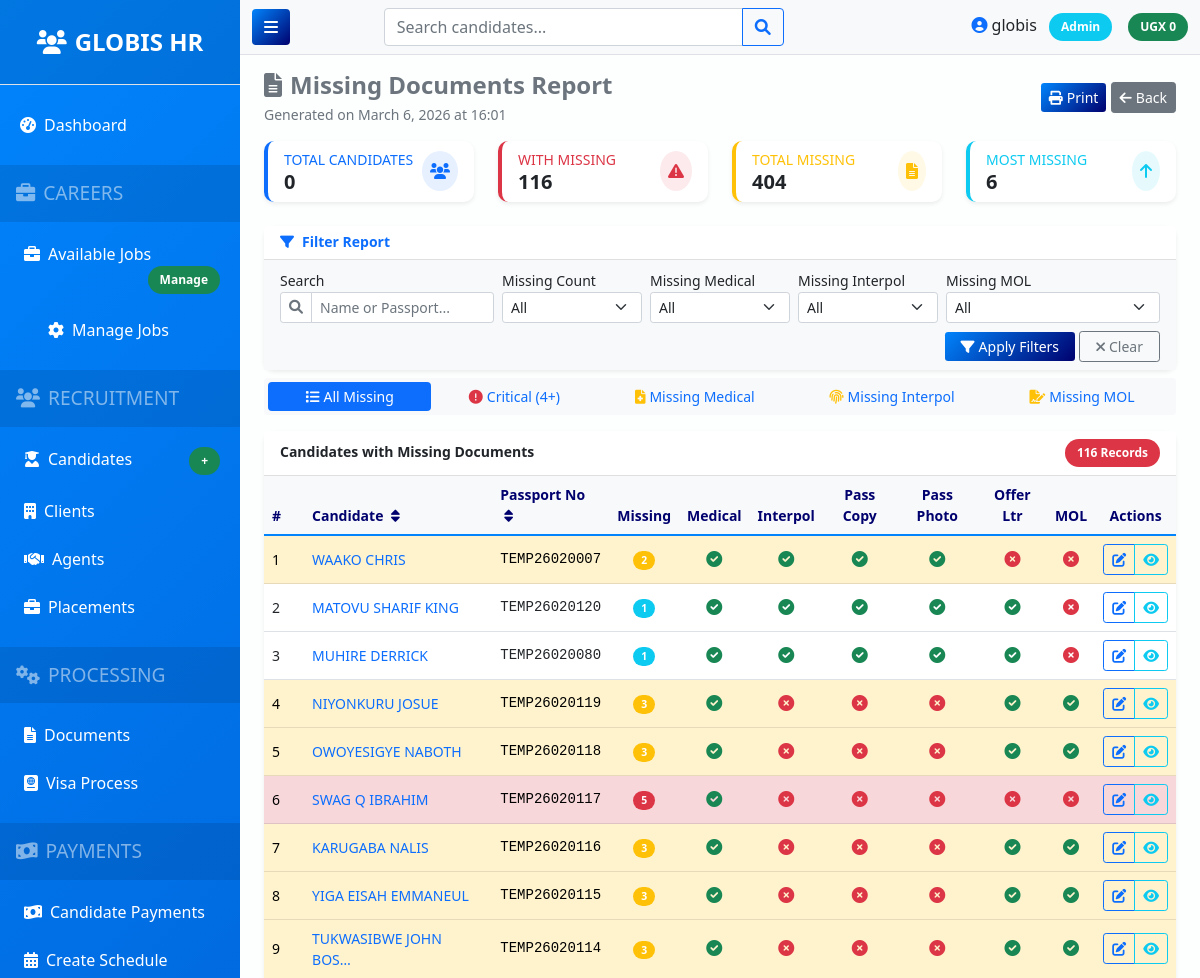
Before: /reports/missing-documents/ (signed in, upper part) with the older database file.
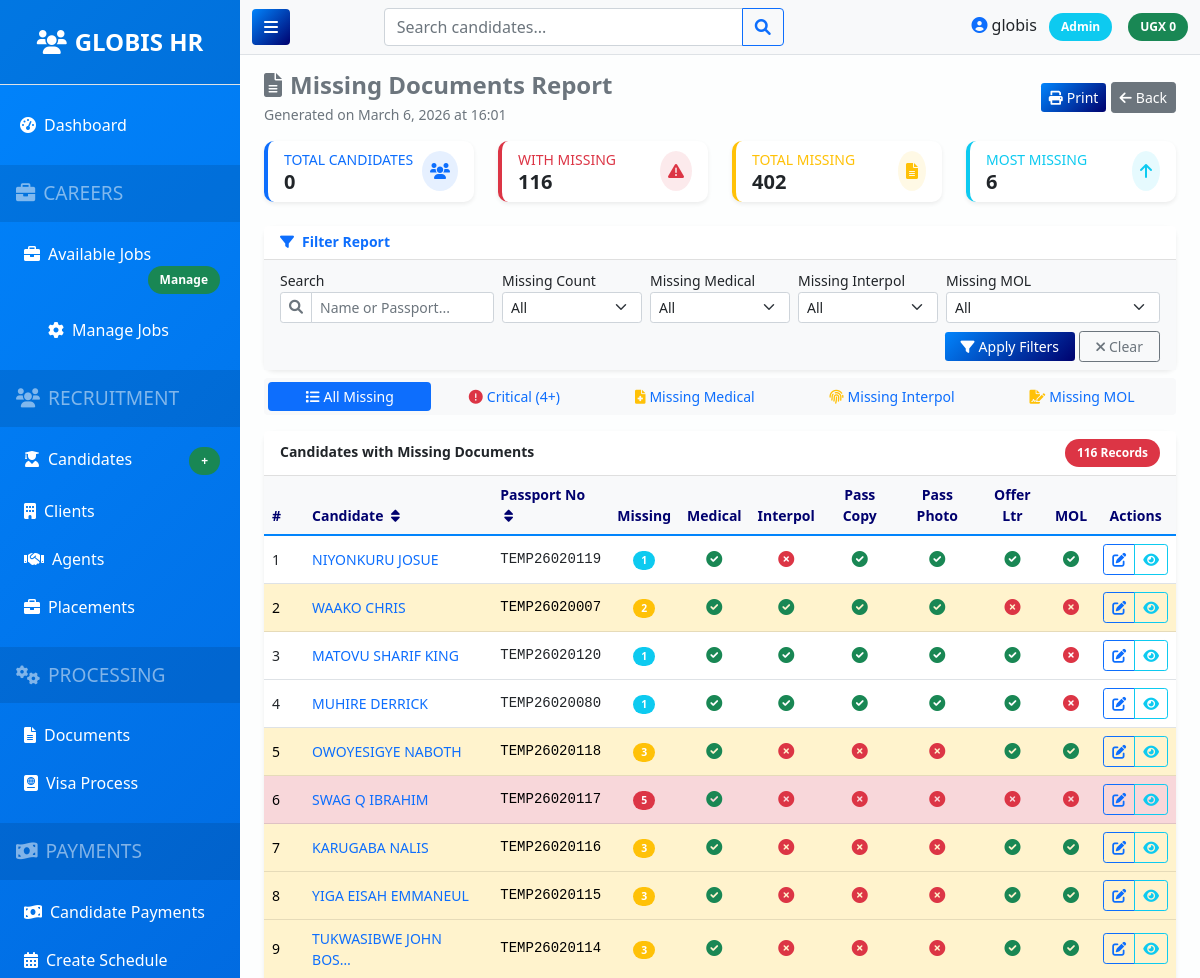
After: the same page with the newer database file.
### apps/documents/models.py (models this page shows, shortened)
class DocumentStatus(models.Model):
    candidate = models.OneToOneField(
        Candidate,
        on_delete=models.CASCADE,
        related_name='document_status'  # CHANGED: was 'documents'
    )
    medical_report = models.BooleanField(default=False)
    interpol = models.BooleanField(default=False)
    passport_copy = models.BooleanField(default=False)
    passport_photo = models.BooleanField(default=False)
    offer_letter = models.BooleanField(default=False)
    mol_approval = models.BooleanField(default=False, verbose_name="MOL Approval Received and Signed")
    updated_at = models.DateTimeField(auto_now=True)
    def missing_documents_count(self):
        count = 0
        if not self.medical_report: count += 1
        if not self.interpol: count += 1
        if not self.passport_copy: count += 1
        if not self.passport_photo: count += 1
        if not self.offer_letter: count += 1
        if not self.mol_approval: count += 1
        return count
    class Meta:
        ordering = ['-updated_at']
        verbose_name = "Document Status"
        verbose_name_plural = "Document Statuses"
        indexes = [
            models.Index(fields=['candidate']),
            models.Index(fields=['updated_at']),
        ]

### apps/candidates/models.py (models this page shows, shortened)
class Candidate(models.Model):
    NATIONALITIES = [
        ('UG', 'Ugandan'),
        ('KE', 'Kenyan'),
        ('TZ', 'Tanzanian'),
        ('RW', 'Rwandan'),
        ('BI', 'Burundian'),
        ('SS', 'South Sudanese'),
        ('NG', 'Nigerian'),
        ('GH', 'Ghanaian'),
        ('ZA', 'South African'),
        ('CM', 'Cameroonian'),
        ('CI', 'Ivorian'),
        ('SN', 'Senegalese'),
        ('ET', 'Ethiopian'),
        ('ER', 'Eritrean'),
        ('SO', 'Somali'),
        ('CD', 'Congolese (DRC)'),
        ('CG', 'Congolese (Brazzaville)'),
        ('EG', 'Egyptian'),
        ('MA', 'Moroccan'),
        ('TN', 'Tunisian'),
        ('DZ', 'Algerian'),
        ('LY', 'Libyan'),
        ('SD', 'Sudanese'),
        ('Other', 'Other'),
    ]
    BLOOD_GROUPS = [
        ('A+', 'A+'), ('A-', 'A-'),
        ('B+', 'B+'), ('B-', 'B-'),
        ('O+', 'O+'), ('O-', 'O-'),
        ('AB+', 'AB+'), ('AB-', 'AB-'),
    ]
    PAYMENT_PLANS = [
        ('cash', 'Full Cash Payment'),
        ('loan', 'Loan'),
        ('installment', 'Installment Plan'),
    ]
    full_name = models.CharField(max_length=200)
    passport_no = models.CharField(max_length=50, unique=True)
    passport_expiry = models.DateField()
    nationality = models.CharField(max_length=50, choices=NATIONALITIES, default='UG', help_text="Candidate's nationality")
    position = models.CharField(max_length=100)
    contact_number = models.CharField(max_length=20)
    mother_name = models.CharField(max_length=100, blank=True)
    father_name = models.CharField(max_length=100, blank=True)
    blood_group = models.CharField(max_length=3, choices=BLOOD_GROUPS, blank=True)
    salary = models.DecimalField(max_digits=10, decimal_places=2)
    agent = models.ForeignKey(Agent, on_delete=models.SET_NULL, null=True, related_name='candidates')
    client = models.ForeignKey(Client, on_delete=models.SET_NULL, null=True, related_name='candidates')
    initial_amount = models.DecimalField(max_digits=10, decimal_places=2, default=0,
                                         help_text="Total amount to be paid")
    remaining_balance = models.DecimalField(max_digits=10, decimal_places=2, default=0,
                                           help_text="Remaining balance to be paid")
    payment_plan = models.CharField(max_length=20, choices=PAYMENT_PLANS, default='cash')
    loan_provider = models.CharField(max_length=100, blank=True, help_text="If on loan, name of provider")
    loan_reference = models.CharField(max_length=100, blank=True, help_text="Loan reference number")
    fully_paid = models.BooleanField(default=False)
    fully_paid_date = models.DateField(null=True, blank=True)
    remarks = models.TextField(blank=True)
    created_at = models.DateTimeField(auto_now_add=True)
    updated_at = models.DateTimeField(auto_now=True)
    class Meta:
        ordering = ['-created_at']
        indexes = [
            models.Index(fields=['passport_no']),
            models.Index(fields=['created_at']),
            models.Index(fields=['fully_paid']),
            models.Index(fields=['payment_plan']),
        ]

### apps/reports/views.py (the view, shortened to what this page needs)
# urls.py: path('missing-documents/', views.missing_documents_report, name='missing_documents_report'),
@login_required
@permission_required('view_document_reports')
def missing_documents_report(request):
    missing_docs = DocumentStatus.objects.filter(
        Q(medical_report=False) |
        Q(interpol=False) |
        Q(passport_copy=False) |
        Q(passport_photo=False) |
        Q(offer_letter=False) |
        Q(mol_approval=False)
    ).select_related('candidate')
    search_query = request.GET.get('search', '')
    if search_query:
        missing_docs = missing_docs.filter(
            Q(candidate__full_name__icontains=search_query) |
            Q(candidate__passport_no__icontains=search_query)
        )
    missing_count = request.GET.get('missing_count')
    missing_medical = request.GET.get('missing_medical')
    if missing_medical == 'yes':
        missing_docs = missing_docs.filter(medical_report=False)
    missing_interpol = request.GET.get('missing_interpol')
    if missing_interpol == 'yes':
        missing_docs = missing_docs.filter(interpol=False)
    missing_mol = request.GET.get('missing_mol')
    if missing_mol == 'yes':
        missing_docs = missing_docs.filter(mol_approval=False)
    total_candidates = Candidate.objects.count()
    total_missing = sum(d.missing_documents_count() for d in missing_docs)
    max_missing = max([d.missing_documents_count() for d in missing_docs], default=0)
    log_activity(
        user=request.user,
        action='VIEW',
        model_type='Report',
        details="Viewed missing documents report",
        request=request
    )
    context = {
        'documents': missing_docs,
        'report_type': 'Missing Documents Report',
        'search_query': search_query,
        'missing_count': missing_count,
        'missing_medical': missing_medical,
        'missing_interpol': missing_interpol,
        'missing_mol': missing_mol,
        'total_candidates': total_candidates,
        'total_missing': total_missing,
        'max_missing': max_missing,
        'filter_type': request.GET.get('filter_type', ''),
    }
    return render(request, 'reports/missing_documents.html', context)

### apps/accounts/models.py (called while the page is built, shortened)
def log_activity(user, action, model_type, object_id=None, object_repr='', details='', request=None):
    log = ActivityLog(
        user=user,
        username=user.username if user else 'System',
        action=action,
        model_type=model_type,
        object_id=object_id,
        object_repr=object_repr,
        details=details
    )
    if request:
        log.ip_address = get_client_ip(request)
        log.user_agent = request.META.get('HTTP_USER_AGENT', '')
    log.save()
    return log

def get_client_ip(request):
    x_forwarded_for = request.META.get('HTTP_X_FORWARDED_FOR')
    if x_forwarded_for:
        ip = x_forwarded_for.split(',')[0]
    else:
        ip = request.META.get('REMOTE_ADDR')
    return ip

    def has_permission(self, permission):
        if self.role == 'admin':
            return True

    def save(self, *args, **kwargs):
        if self.user and not self.username:
            self.username = self.user.username
        super().save(*args, **kwargs)

### templates/reports/missing_documents.html (shortened to what the changed rows need)
{% extends 'base.html' %}
{% block content %}
<div class="row mt-3">
    <div class="col-xl-3 col-md-6 mb-3">
        <div class="card border-start border-warning border-4 shadow-sm h-100">
            <div class="card-body py-2">
                <div class="d-flex align-items-center">
                    <div class="flex-grow-1">
                        <div class="small text-warning text-uppercase mb-0">Total Missing</div>
                        <div class="h5 fw-bold mb-0">{{ total_missing|default:"0" }}</div>
                    </div>
                </div>
            </div>
        </div>
    </div>
</div>
<div class="row mt-3">
    <div class="col-12">
        <div class="card shadow-sm">
            <div class="card-body p-0">
                <div class="table-responsive">
                    <table class="table table-hover align-middle mb-0 small" id="documentsTable">
                        <thead class="bg-light">
                            <tr>
                                <th class="px-2 py-2">#</th>
                                <th class="px-2 py-2" onclick="sortTable(1)">Candidate <i class="fas fa-sort ms-1"></i></th>
                                <th class="px-2 py-2" onclick="sortTable(2)">Passport No <i class="fas fa-sort ms-1"></i></th>
                                <th class="px-2 py-2 text-center">Missing</th>
                                <th class="px-2 py-2 text-center">Medical</th>
                                <th class="px-2 py-2 text-center">Interpol</th>
                                <th class="px-2 py-2 text-center">Pass Copy</th>
                                <th class="px-2 py-2 text-center">Pass Photo</th>
                                <th class="px-2 py-2 text-center">Offer Ltr</th>
                                <th class="px-2 py-2 text-center">MOL</th>
                                <th class="px-2 py-2 text-center">Actions</th>
                            </tr>
                        </thead>
                        <tbody>
                            {% for doc in documents %}
                            <tr class="{% if doc.missing_documents_count >= 4 %}table-danger{% elif doc.missing_documents_count >= 2 %}table-warning{% endif %}">
                                <td class="px-2">{{ forloop.counter }}</td>
                                <td class="px-2 fw-semibold">
                                    <a href="{% url 'candidate_detail' doc.candidate.id %}" class="text-decoration-none">
                                        {{ doc.candidate.full_name|truncatechars:20 }}
                                    </a>
                                </td>
                                <td class="px-2 font-monospace">{{ doc.candidate.passport_no|truncatechars:15 }}</td>
                                <td class="px-2 text-center">
                                    <span class="badge {% if doc.missing_documents_count >= 4 %}bg-danger{% elif doc.missing_documents_count >= 2 %}bg-warning{% else %}bg-info{% endif %} px-2 py-1" style="font-size: 0.65rem;">
                                        {{ doc.missing_documents_count }}
                                    </span>
                                </td>
                                <td class="px-2 text-center">
                                    {% if not doc.medical_report %}
                                        <i class="fas fa-times-circle text-danger" style="font-size: 1rem;"></i>
                                    {% else %}
                                        <i class="fas fa-check-circle text-success" style="font-size: 1rem;"></i>
                                    {% endif %}
                                </td>
                                <td class="px-2 text-center">
                                    {% if not doc.interpol %}
                                        <i class="fas fa-times-circle text-danger" style="font-size: 1rem;"></i>
                                    {% else %}
                                        <i class="fas fa-check-circle text-success" style="font-size: 1rem;"></i>
                                    {% endif %}
                                </td>
                                <td class="px-2 text-center">
                                    {% if not doc.passport_copy %}
                                        <i class="fas fa-times-circle text-danger" style="font-size: 1rem;"></i>
                                    {% else %}
                                        <i class="fas fa-check-circle text-success" style="font-size: 1rem;"></i>
                                    {% endif %}
                                </td>
                                <td class="px-2 text-center">
                                    {% if not doc.passport_photo %}
                                        <i class="fas fa-times-circle text-danger" style="font-size: 1rem;"></i>
                                    {% else %}
                                        <i class="fas fa-check-circle text-success" style="font-size: 1rem;"></i>
                                    {% endif %}
                                </td>
                                <td class="px-2 text-center">
                                    {% if not doc.offer_letter %}
                                        <i class="fas fa-times-circle text-danger" style="font-size: 1rem;"></i>
                                    {% else %}
                                        <i class="fas fa-check-circle text-success" style="font-size: 1rem;"></i>
                                    {% endif %}
                                </td>
                                <td class="px-2 text-center">
                                    {% if not doc.mol_approval %}
                                        <i class="fas fa-times-circle text-danger" style="font-size: 1rem;"></i>
                                    {% else %}
                                        <i class="fas fa-check-circle text-success" style="font-size: 1rem;"></i>
                                    {% endif %}
                                </td>
                                <td class="px-2 text-center">
                                    <div class="btn-group btn-group-sm" role="group">
                                        <a href="{% url 'document_update' doc.id %}" class="btn btn-outline-primary" title="Update Documents">
                                            <i class="fas fa-edit"></i>
                                        </a>
                                        <a href="{% url 'candidate_detail' doc.candidate.id %}" class="btn btn-outline-info" title="View Candidate">
                                            <i class="fas fa-eye"></i>
                                        </a>
                                    </div>
                                </td>
                            </tr>
                            {% endfor %}
                        </tbody>
                    </table>
                </div>
            </div>
        </div>
    </div>
</div>
{% endblock %}

Changed rows visible on the page:
changed DocumentStatus "NIYONKURU JOSUE": passport_copy False → True (drawn); missing_documents_count "3" → "1"; passport_photo False → True (drawn); moves up the list
Other visible differences:
{{ total_missing|default:"0" }}: "404" → "402"
